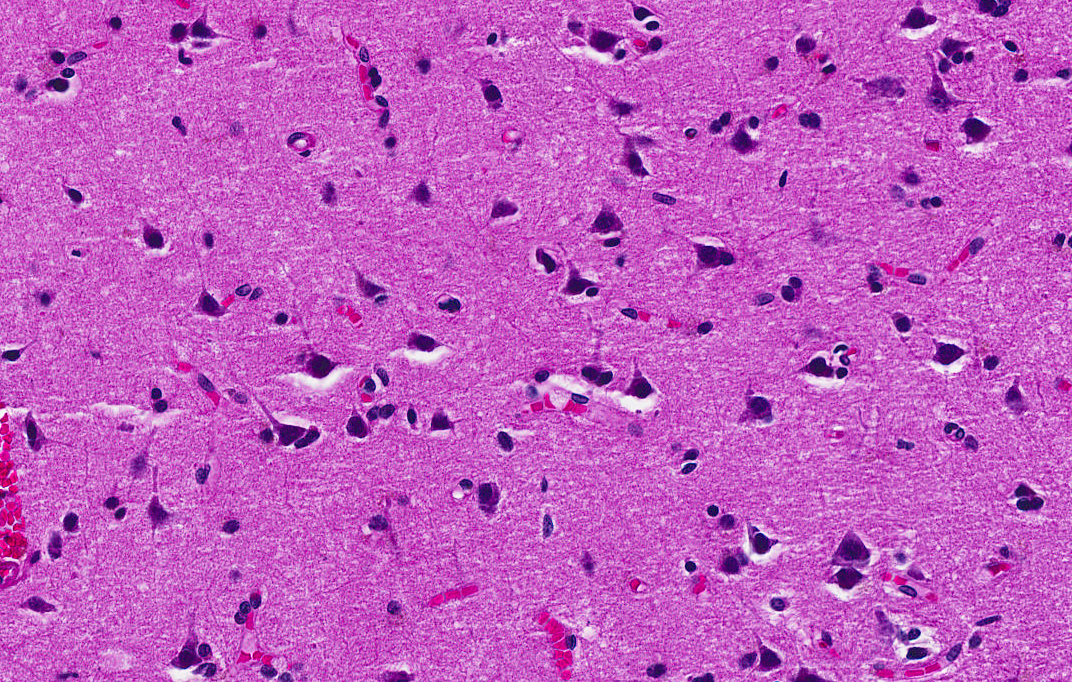
#> input picture Midterm_problem2/HE_Brain.bmp, 1072 x 682 px, found by its file name
$ python problem2.py
#> lines starting #> are read from the running program, lines starting #| are printed output that depends on the picture
## Examine the image called HE_Brain.bmp. It is a tissue section that has been stained with
## two dye for labeling nuclei in blue and protein in pink. Your task is to decompose this image into
## its basis or fundamental colors. You can reduce the size of the image to make memory and
## computation manageable.

import numpy as np
import matplotlib.pyplot as plt
from sklearn import decomposition
from PIL import Image, ImageOps

brain = Image.open("Midterm/HE_Brain.bmp")
#> brain is the input picture: PIL image 1072x682 RGB; mean R, G, B 194.1, 92.4, 193.3
img = ImageOps.grayscale(brain)
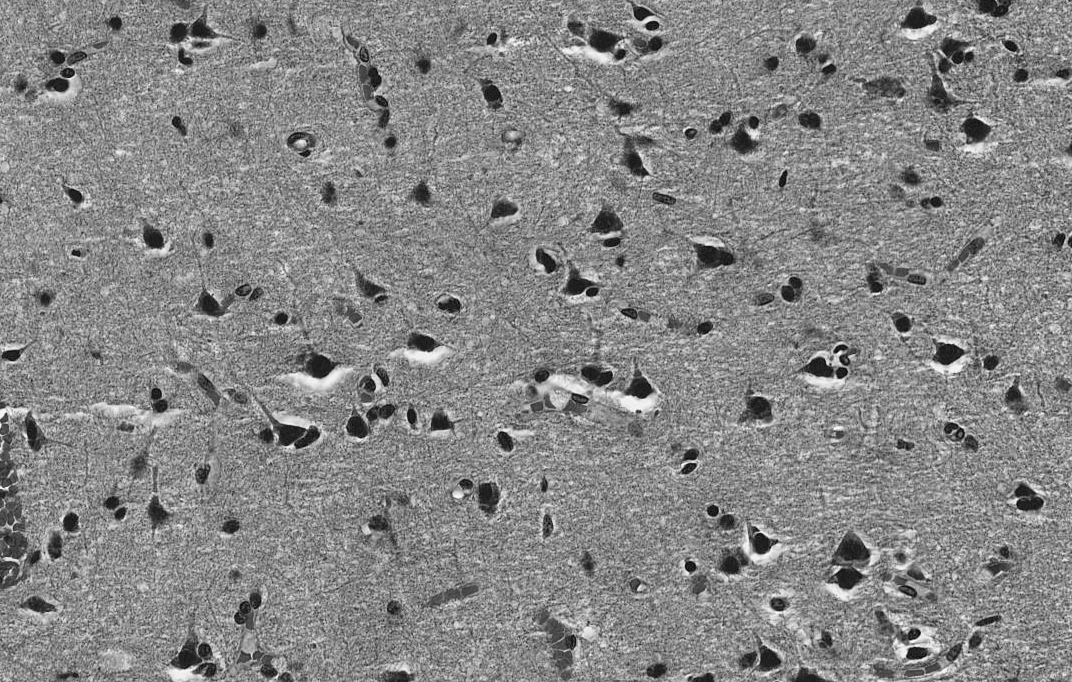
#> img: PIL image 1072x682 L; min 10, max 255, mean 134.3


## Apply NMF (e.g, V = WH) by randomly initializing W and H. Do this 3 times. Display
## the basis images. Are results consistent?

# plots bases W, H next to their product V
def plot3figs(img1, title1, img2, title2, img3, title3):
    fig = plt.figure(figsize = (11, 8))

    imgArr = [img1, img2, img3]
    titleArr = [title1, title2, title3]

    arr = [0, 1 ,2]
    for i in arr:
        fig.add_subplot(1,3,i+1)
        plt.imshow(imgArr[i])
        plt.title(titleArr[i])
        plt.axis('off')

    plt.show()

# performs NMF on image 3 times, each with randomly initalized W & H matrices
for i in range(3):
    estimator = decomposition.NMF(n_components = 15, init = 'random', tol=5e-3)
    W = estimator.fit_transform(img)
    H = estimator.components_
    V = np.dot(W, H)
    plot3figs(W, "W basis", H, "H basis", V, "V = WH")
#> this loop made 3 passes
#> pass 1, `V = np.dot(W, H)`:
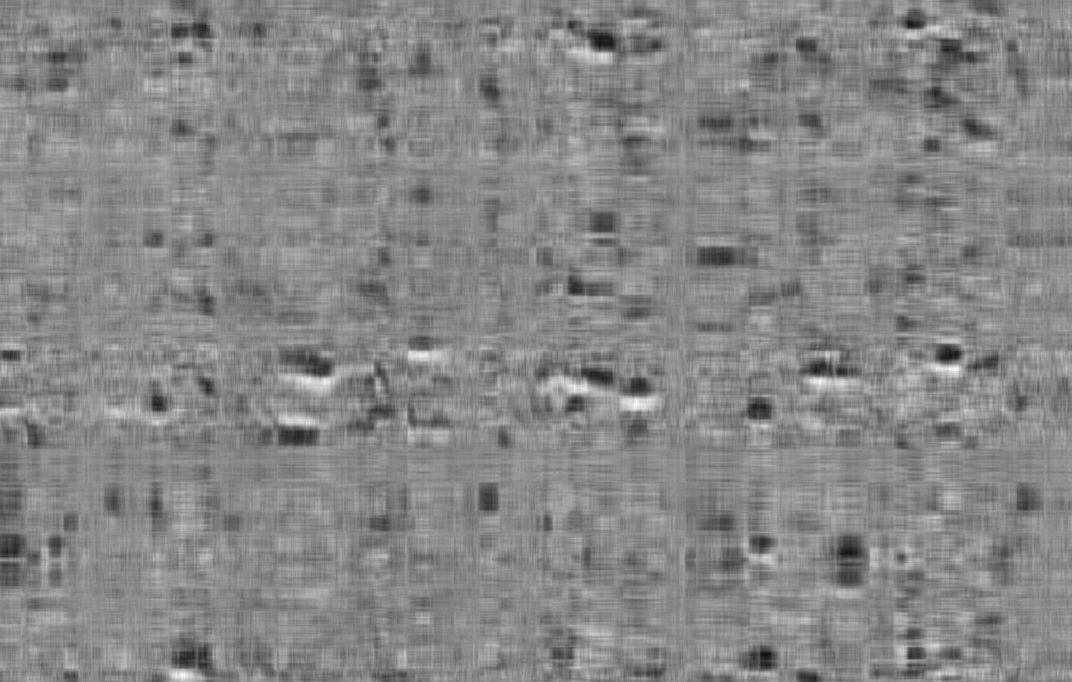
#> V: shape (682, 1072) float64; min 15.61, max 253.1, mean 134.4
#> pass 1, in plot3figs, `plt.show()`:
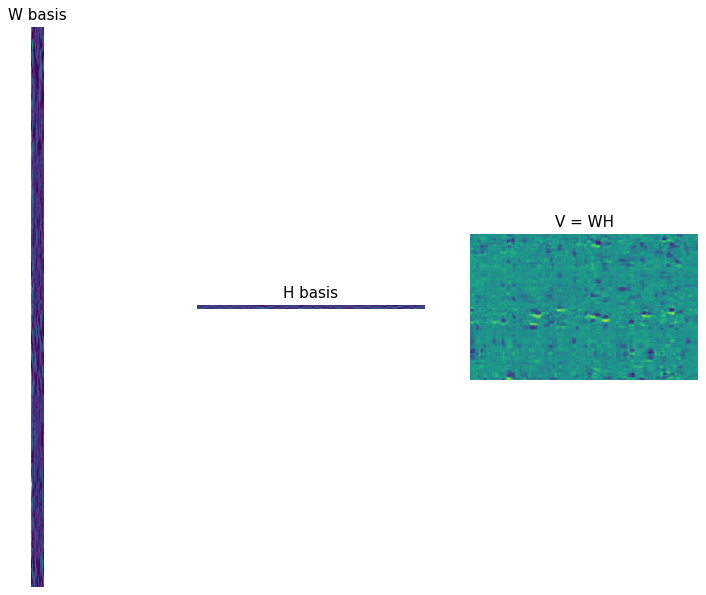
#> figure drawn by matplotlib, 3 panels
#> pass 2, `V = np.dot(W, H)`:
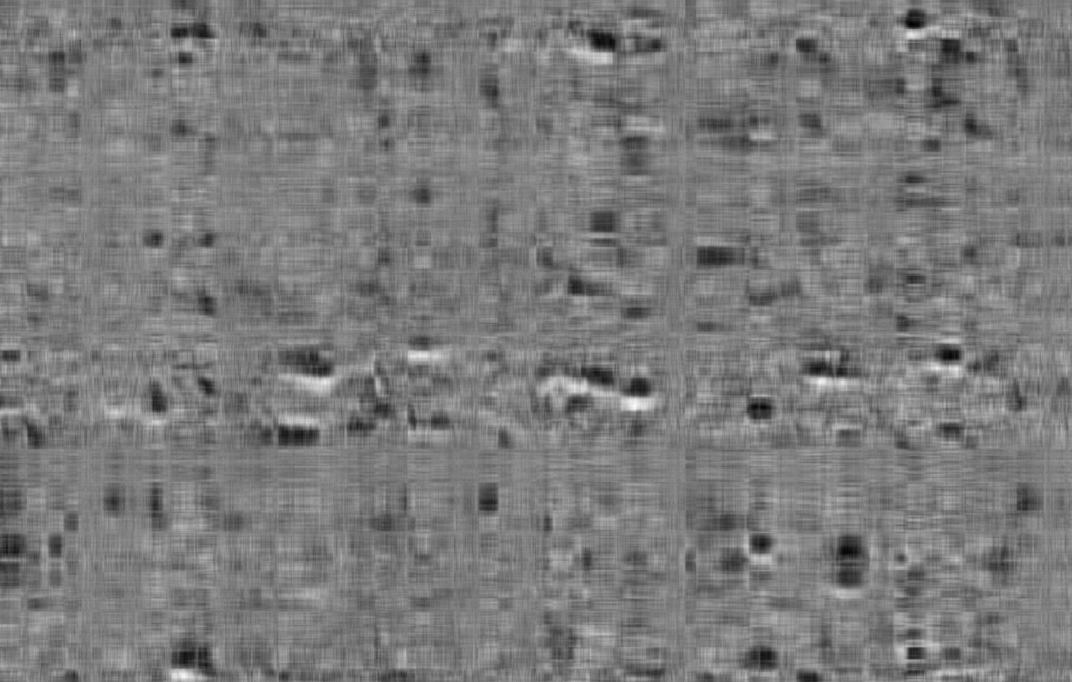
#> V: shape (682, 1072) float64; min 16.37, max 261.7, mean 134.4; drawn with min black and max white
